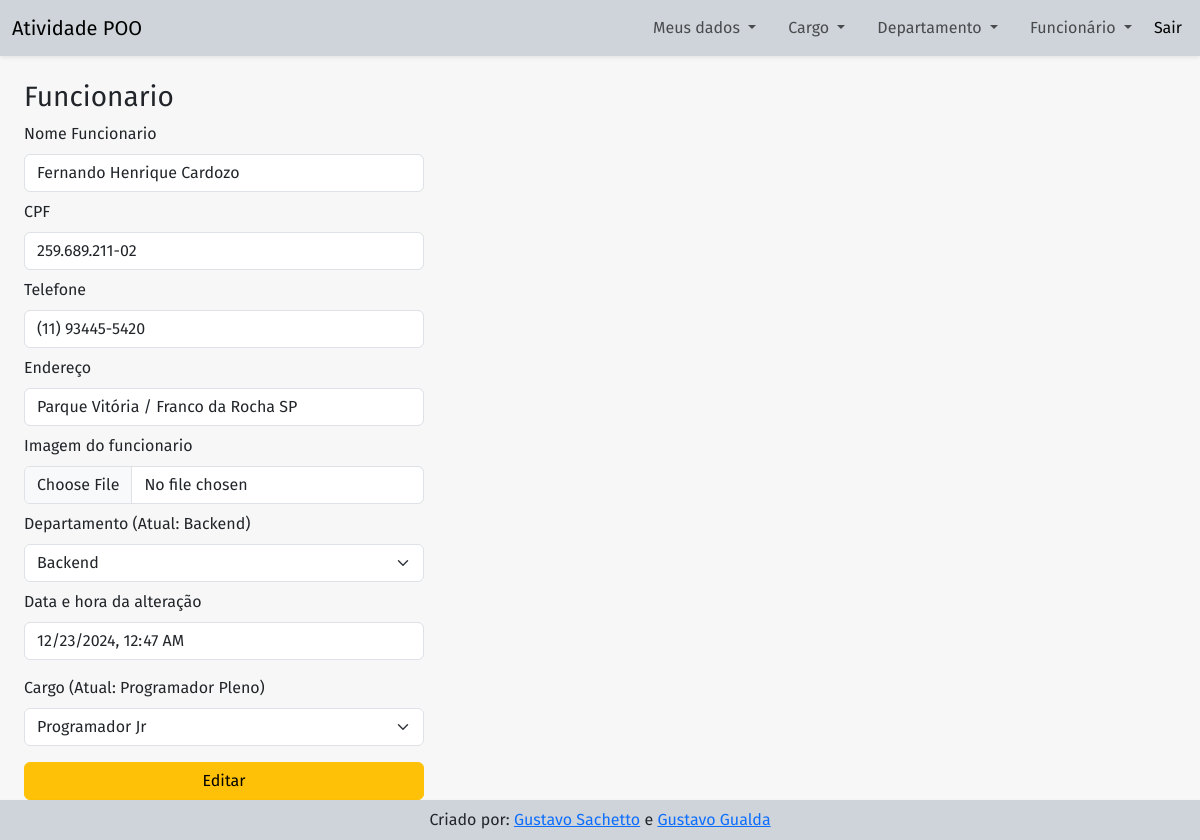
/view/page/formEditFuncionarioLogado.php (signed in), run on the app's committed database.
### tables this page shows
CREATE TABLE `funcionario` (
  `funcional` int(11) NOT NULL,
  `cpf` char(14) NOT NULL,
  `nome` varchar(40) NOT NULL,
  `telefone` char(15) DEFAULT NULL,
  `endereco` varchar(70) NOT NULL,
  `created_at` datetime NOT NULL,
  `updated_at` datetime DEFAULT NULL,
  `image_url` varchar(80) DEFAULT NULL,
  `codDepartamento` int(11) NOT NULL,
  `codCargo` int(11) NOT NULL
);

CREATE TABLE `departamento` (
  `nomeDepartamento` varchar(45) NOT NULL,
  `codDepartamento` int(11) NOT NULL,
  `created_at` datetime NOT NULL,
  `updated_at` datetime DEFAULT NULL
);

CREATE TABLE `cargo` (
  `nomeCargo` varchar(50) NOT NULL,
  `salario` decimal(8,2) NOT NULL,
  `codCargo` int(11) NOT NULL,
  `created_at` datetime NOT NULL,
  `updated_at` datetime DEFAULT NULL
);

### model/classFuncionario.php (called while the page is built, shortened)
<?php
require_once 'classConexao.php';
class Funcionario
{
    public static function read(string $where = null, string $order = null,  string $limit = null, string $fields = '*'): array
    {
        $consult = new Conection('funcionario');
        $consult->join('cargo','cargo.codCargo = funcionario.codCargo');
        $consult->join('departamento','departamento.codDepartamento = funcionario.codDepartamento');
        return $consult->select($where, $order, $limit, $fields)->fetchAll(PDO::FETCH_ASSOC);
    }
}

### model/classConexao.php (called while the page is built, shortened)
<?php
class Conection
{
    private string $table;
    private string $join = '';
    private PDO $conection;
    private static string $dbname;
    private static string $dbhost;
    private static string $dbuser;
    private static string $dbpassword;
    public function __construct(string $table)
    {
        $this->table = $table;
    }
    public static function config(string $dbname, string $dbhost, string $dbuser, string $dbpassword): void
    {
        self::$dbname     = $dbname;
        self::$dbhost     = $dbhost;
        self::$dbuser     = $dbuser;
        self::$dbpassword = $dbpassword;
    }
    public function setConection(): void
    {
        try {
            $this->conection = new PDO("mysql:dbname=".self::$dbname.";host=".self::$dbhost, self::$dbuser, self::$dbpassword);
        } catch (\PDOException $th) {
            echo('<script>console.error("ERROR CONECTION")</script>');
        }
    }
    public function execute(string $query, array $values = []): PDOStatement|false
    {
        try {
            $statement = $this->conection->prepare($query);
            $statement->execute($values);
            return $statement;
        } catch (\Throwable $th) {
            echo('<script>console.error("ERROR EXECUTE")</script>');
            return false;
        }
    }
    public function join(string $foreignTable, string $match, string $joinType = "INNER JOIN"): void
    {
       $this->join .= " {$joinType} {$foreignTable} ON {$match} ";
    }
    public function select(
        string $where = null,
        string $order = null,
        string $limit = null,
        string $fields = '*'
        ): PDOStatement|false
    {
        isset($where) ? $where = ' WHERE ' . $where . ' ' : $where = '';
        isset($order) ? $order = ' ORDER BY ' . $order . ' ' : $order = '';
        isset($limit) ? $limit = ' LIMIT ' . $limit . ' ' : $limit = '';
        isset($this->join) ? $join =$this->join : $join = '';
        $query = "SELECT {$fields} FROM " . $this->table . $join . $where . $order . $limit;
        return $this->execute($query);
    }
}

### controller/editaFuncionarioLogado.php (called while the page is built, shortened)
<?php
require '../../model/classFuncionario.php';
if ($_SERVER['REQUEST_METHOD'] == 'GET') {
    $value = Funcionario::read('funcional = '.$_SESSION['usuario']['funcional']);
}

### model/classDepartamento.php (called while the page is built, shortened)
<?php
require_once 'classConexao.php';
class Departamento
{
    public static function read(string $where = null, string $order = null,  string $limit = null, string $fields = '*'): array
    {
        return (new Conection('departamento'))->select($where, $order, $limit, $fields)->fetchAll(PDO::FETCH_ASSOC);
    }
}

### controller/exibeDepartamento.php (called while the page is built)
<?php
require '../../model/classDepartamento.php';
$resultDepartamento = Departamento::read(null, 'codDepartamento ASC');

### model/classCargo.php (called while the page is built, shortened)
<?php
require_once 'classConexao.php';
class Cargo
{
    public static function read(string $where = null, string $order = null,  string $limit = null, string $fields = '*'): array
    {
        return (new Conection('cargo'))->select($where, $order, $limit, $fields)->fetchAll(PDO::FETCH_ASSOC);
    }
}

### controller/exibeCargo.php (called while the page is built)
<?php
require '../../model/classCargo.php';
$resultCargo = Cargo::read( null, 'codCargo ASC');

### view/page/formEditFuncionarioLogado.php (the view, shortened to what this page needs)
<!DOCTYPE html>
<html lang="en">
<head>
  <?php include '../layout/head.php' ?>
</head>
<body>
  <?php include '../../controller/editaFuncionarioLogado.php'?>
  <?php include '../../controller/exibeCargo.php'?>
  <?php include '../../controller/exibeDepartamento.php'?>
  <header>
    <?php include '../layout/navbar.php' ?>
  </header>
  <main class="m-4 d-flex flex-column">
    <form action="" method="post" class="mb-3" style="width: 400px;" enctype="multipart/form-data">
      <h3 class="fw-normal">Funcionario</h3>
      <?php if (isset($value)) {?>
        <fieldset class="mb-2">
          <label for="nome" class="form-label">Nome Funcionario</label>
          <input id="nome" name="nome" type="text" class="form-control" maxlength="40" value="<?= $value[0]['nome']?>" required>
        </fieldset>
        <fieldset class="mb-2">
          <label for="cpf" class="form-label">CPF</label>
          <input id="cpf" name="cpf" type="text" class="form-control" maxlength="14" value="<?=$value[0]['cpf']?>" required readonly>
        </fieldset>
        <fieldset class="mb-2">
          <label for="telefone" class="form-label">Telefone</label>
          <input id="telefone" name="telefone" type="text" class="form-control" maxlength="15" value="<?= $value[0]['telefone']?>" required>
        </fieldset>
        <fieldset class="mb-2">
          <label for="endereco" class="form-label">Endereço</label>
          <input id="endereco" name="endereco" type="text" class="form-control" maxlength="70" value="<?= $value[0]['endereco']?>" required>
        </fieldset>
        <fieldset class="mb-2">
        <label for="image_url" class="form-label">Imagem do funcionario</label>
        <input type="file" id="image_url" name="image_url" class="form-control" placeholder="Inserir uma nova imagem">
      </fieldset>
        <fieldset class="mb-2">
          <label for="codDepartamento" class="form-label">Departamento (Atual: <?= $value[0]['nomeDepartamento'] ?>)</label>
          <select name="codDepartamento" class="form-select" required>
            <?php foreach ($resultDepartamento as $values) {?>
                <option value="<?= $values['codDepartamento']?>"><?= $values['nomeDepartamento']?> </option>
            <?php } ?>
          </select>
        </fieldset>
        <fieldset class="mb-3">
        <label for="nome" class="form-label">Data e hora da alteração</label>
        <input type="datetime-local" id="datetime" name="datetime" class="form-control" readonly>
      </fieldset>
        <fieldset class="mb-3">
          <label for="codCargo" class="form-label">Cargo (Atual: <?= $value[0]['nomeCargo'] ?>)</label>
          <select name="codCargo" class="form-select" required>
            <?php foreach ($resultCargo as $values) {?>
                <option value="<?= $values['codCargo']?>"><?= $values['nomeCargo']?> </option>
            <?php } ?>
          </select>
        </fieldset>
      <?php } ?>
      <button type="submit" class="btn btn-warning w-100">Editar</button>
    </form>
  </main>
  <?php include '../layout/footer.php' ?>
</body>
</html>

### view/css/style.css (style rules this page uses)
* { font-family: 'Fira sans', Arial, Helvetica, sans-serif; }
body { background: #f7f7f7; }

### data on the page
funcionario: nome "Fernando Henrique Cardozo", cpf "259.689.211-02", telefone "(11) 93445-5420", endereco "Parque Vitória / Franco da Rocha SP", codDepartamento.nomeDepartamento "Backend", codCargo.nomeCargo "Programador Pleno"

### other printed values
form field codDepartamento "Backend"
form field codCargo "Programador Jr"
